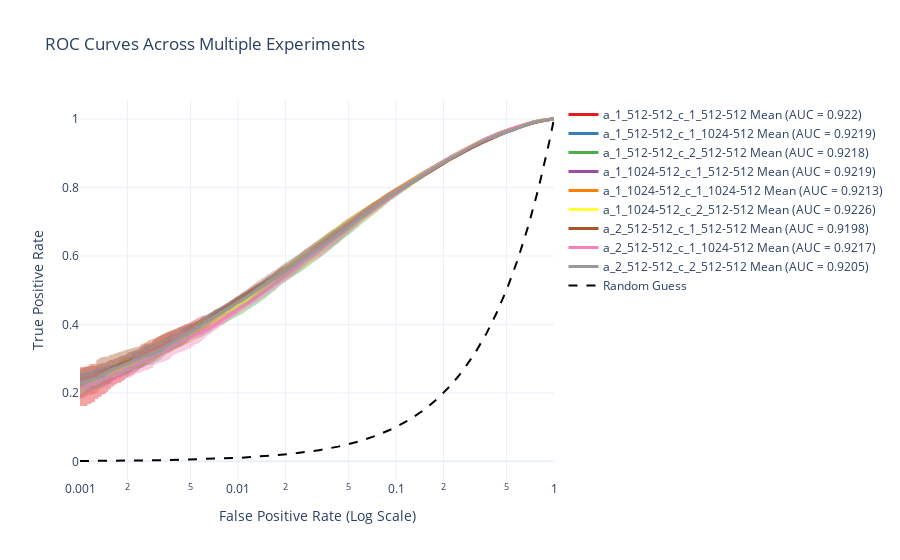

Source (notebook cell):
### Markdown cell above
## plot

### Code cell
fig, exp_to_auc = multi_exp_data_to_fig(filtered_multi_exp_data, 
                            show_std_in_legend=False, log_scale=True, resolution=1_000)
fig.show()

### Figure 1 — Plotly figure (JSON) as saved in the notebook; plotly's stock layout.template omitted (floating-point values rounded to 4 significant figures; data arrays with more than 128 entries replaced by an {"elided": "..."} marker saying what was removed)
{"data": [{"fill": "toself", "fillcolor": "rgba(228,26,28,0.4)", "line": {"color": "rgba(255,255,255,0)"}, "name": "a_1_512-512_c_1_512-512 ±1 Std Dev", "showlegend": false, "type": "scatter", "x": {"elided": "2000 float values"}, "y": {"elided": "2000 float values"}}, {"line": {"color": "rgb(228,26,28)", "width": 3}, "mode": "lines", "name": "a_1_512-512_c_1_512-512 Mean (AUC = 0.922)", "type": "scatter", "x": {"elided": "1000 float values"}, "y": {"elided": "1000 float values"}}, {"fill": "toself", "fillcolor": "rgba(55,126,184,0.4)", "line": {"color": "rgba(255,255,255,0)"}, "name": "a_1_512-512_c_1_1024-512 ±1 Std Dev", "showlegend": false, "type": "scatter", "x": {"elided": "2000 float values"}, "y": {"elided": "2000 float values"}}, {"line": {"color": "rgb(55,126,184)", "width": 3}, "mode": "lines", "name": "a_1_512-512_c_1_1024-512 Mean (AUC = 0.9219)", "type": "scatter", "x": {"elided": "1000 float values"}, "y": {"elided": "1000 float values"}}, {"fill": "toself", "fillcolor": "rgba(77,175,74,0.4)", "line": {"color": "rgba(255,255,255,0)"}, "name": "a_1_512-512_c_2_512-512 ±1 Std Dev", "showlegend": false, "type": "scatter", "x": {"elided": "2000 float values"}, "y": {"elided": "2000 float values"}}, {"line": {"color": "rgb(77,175,74)", "width": 3}, "mode": "lines", "name": "a_1_512-512_c_2_512-512 Mean (AUC = 0.9218)", "type": "scatter", "x": {"elided": "1000 float values"}, "y": {"elided": "1000 float values"}}, {"fill": "toself", "fillcolor": "rgba(152,78,163,0.4)", "line": {"color": "rgba(255,255,255,0)"}, "name": "a_1_1024-512_c_1_512-512 ±1 Std Dev", "showlegend": false, "type": "scatter", "x": {"elided": "2000 float values"}, "y": {"elided": "2000 float values"}}, {"line": {"color": "rgb(152,78,163)", "width": 3}, "mode": "lines", "name": "a_1_1024-512_c_1_512-512 Mean (AUC = 0.9219)", "type": "scatter", "x": {"elided": "1000 float values"}, "y": {"elided": "1000 float values"}}, {"fill": "toself", "fillcolor": "rgba(255,127,0,0.4)", "line": {"color": "rgba(255,255,255,0)"}, "name": "a_1_1024-512_c_1_1024-512 ±1 Std Dev", "showlegend": false, "type": "scatter", "x": {"elided": "2000 float values"}, "y": {"elided": "2000 float values"}}, {"line": {"color": "rgb(255,127,0)", "width": 3}, "mode": "lines", "name": "a_1_1024-512_c_1_1024-512 Mean (AUC = 0.9213)", "type": "scatter", "x": {"elided": "1000 float values"}, "y": {"elided": "1000 float values"}}, {"fill": "toself", "fillcolor": "rgba(255,255,51,0.4)", "line": {"color": "rgba(255,255,255,0)"}, "name": "a_1_1024-512_c_2_512-512 ±1 Std Dev", "showlegend": false, "type": "scatter", "x": {"elided": "2000 float values"}, "y": {"elided": "2000 float values"}}, {"line": {"color": "rgb(255,255,51)", "width": 3}, "mode": "lines", "name": "a_1_1024-512_c_2_512-512 Mean (AUC = 0.9226)", "type": "scatter", "x": {"elided": "1000 float values"}, "y": {"elided": "1000 float values"}}, {"fill": "toself", "fillcolor": "rgba(166,86,40,0.4)", "line": {"color": "rgba(255,255,255,0)"}, "name": "a_2_512-512_c_1_512-512 ±1 Std Dev", "showlegend": false, "type": "scatter", "x": {"elided": "2000 float values"}, "y": {"elided": "2000 float values"}}, {"line": {"color": "rgb(166,86,40)", "width": 3}, "mode": "lines", "name": "a_2_512-512_c_1_512-512 Mean (AUC = 0.9198)", "type": "scatter", "x": {"elided": "1000 float values"}, "y": {"elided": "1000 float values"}}, {"fill": "toself", "fillcolor": "rgba(247,129,191,0.4)", "line": {"color": "rgba(255,255,255,0)"}, "name": "a_2_512-512_c_1_1024-512 ±1 Std Dev", "showlegend": false, "type": "scatter", "x": {"elided": "2000 float values"}, "y": {"elided": "2000 float values"}}, {"line": {"color": "rgb(247,129,191)", "width": 3}, "mode": "lines", "name": "a_2_512-512_c_1_1024-512 Mean (AUC = 0.9217)", "type": "scatter", "x": {"elided": "1000 float values"}, "y": {"elided": "1000 float values"}}, {"fill": "toself", "fillcolor": "rgba(153,153,153,0.4)", "line": {"color": "rgba(255,255,255,0)"}, "name": "a_2_512-512_c_2_512-512 ±1 Std Dev", "showlegend": false, "type": "scatter", "x": {"elided": "2000 float values"}, "y": {"elided": "2000 float values"}}, {"line": {"color": "rgb(153,153,153)", "width": 3}, "mode": "lines", "name": "a_2_512-512_c_2_512-512 Mean (AUC = 0.9205)", "type": "scatter", "x": {"elided": "1000 float values"}, "y": {"elided": "1000 float values"}}, {"line": {"color": "black", "dash": "dash"}, "mode": "lines", "name": "Random Guess", "type": "scatter", "x": {"elided": "1000 float values"}, "y": {"elided": "1000 float values"}}], "layout": {"title": {"text": "ROC Curves Across Multiple Experiments"}, "xaxis": {"title": {"text": "False Positive Rate (Log Scale)"}, "type": "log"}, "yaxis": {"title": {"text": "True Positive Rate"}}}}
